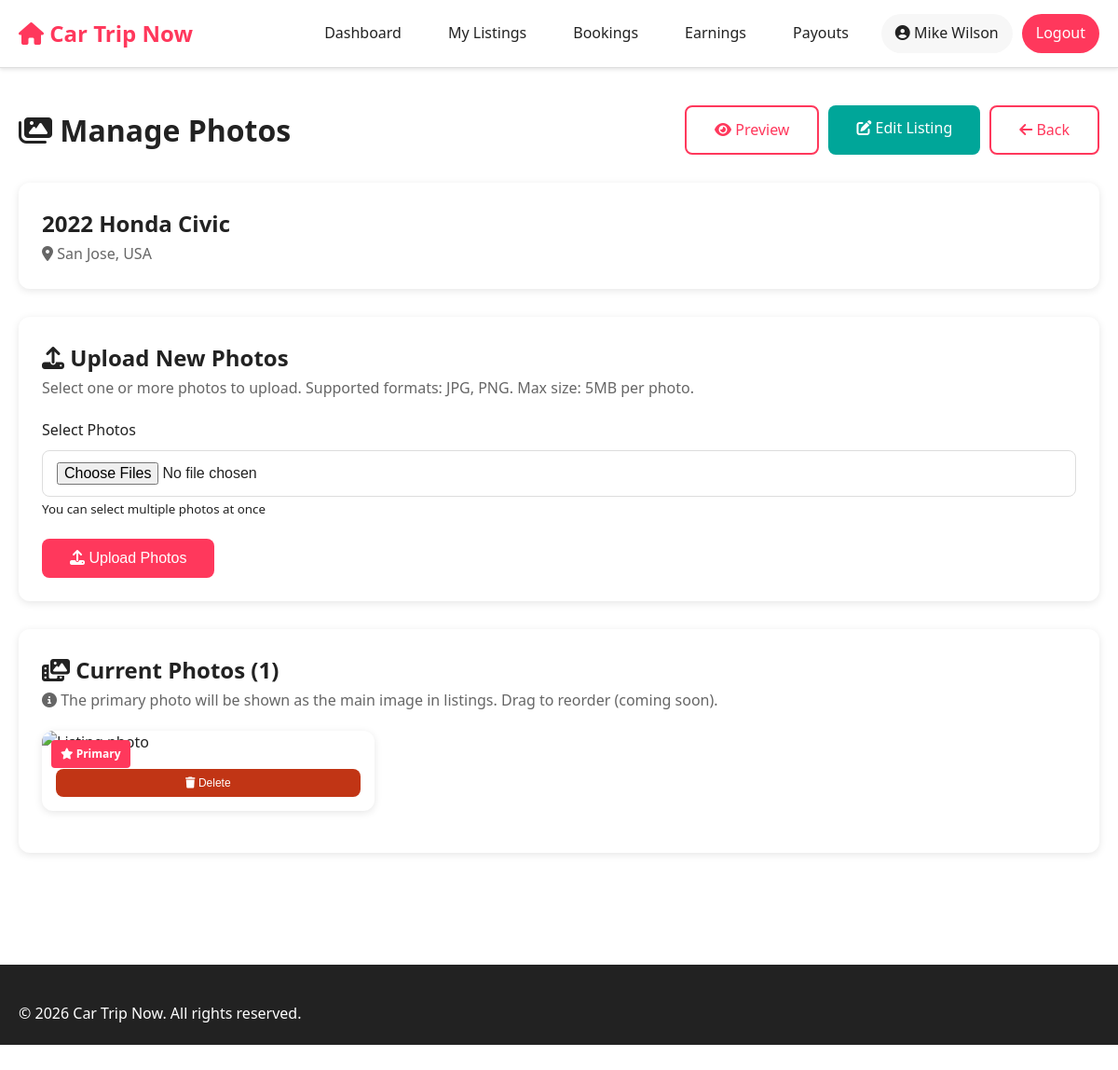
The page /host/manage_photos.php?id=2 (signed in) on the database its author committed.
### tables this page shows
CREATE TABLE `vehicles` (
  `vehicle_id` int(11) NOT NULL,
  `owner_id` int(11) NOT NULL,
  `make` varchar(100) NOT NULL,
  `model` varchar(100) NOT NULL,
  `year` int(11) NOT NULL,
  `vin` varchar(17) DEFAULT NULL,
  `license_plate` varchar(20) DEFAULT NULL,
  `color` varchar(50) DEFAULT NULL,
  `vehicle_type` enum('sedan','suv','truck','van','sports','luxury','electric','hybrid','other') NOT NULL,
  `transmission` enum('automatic','manual') DEFAULT 'automatic',
  `fuel_type` enum('gasoline','diesel','electric','hybrid') DEFAULT 'gasoline',
  `seats` int(11) DEFAULT 5,
  `doors` int(11) DEFAULT 4,
  `odometer_reading` int(11) DEFAULT 0,
  `description` text DEFAULT NULL,
  `vehicle_features` text DEFAULT NULL,
  `vehicle_rules` text DEFAULT NULL,
  `daily_price` decimal(10,2) NOT NULL,
  `weekly_discount_percent` decimal(5,2) DEFAULT 0.00,
  `monthly_discount_percent` decimal(5,2) DEFAULT 0.00,
  `mileage_limit_per_day` int(11) DEFAULT 200,
  `extra_mileage_fee` decimal(10,2) DEFAULT 0.50,
  `pickup_location_address` text NOT NULL,
  `pickup_city` varchar(100) DEFAULT NULL,
  `pickup_state` varchar(100) DEFAULT NULL,
  `pickup_country` varchar(100) DEFAULT 'USA',
  `pickup_zipcode` varchar(20) DEFAULT NULL,
  `pickup_latitude` decimal(10,8) DEFAULT NULL,
  `pickup_longitude` decimal(11,8) DEFAULT NULL,
  `security_deposit` decimal(10,2) DEFAULT 500.00,
  `insurance_required` tinyint(1) DEFAULT 1,
  `min_driver_age` int(11) DEFAULT 25,
  `status` enum('active','inactive','maintenance','suspended') DEFAULT 'active',
  `instant_book` tinyint(1) DEFAULT 0,
  `created_at` timestamp NOT NULL DEFAULT current_timestamp(),
  `updated_at` timestamp NOT NULL DEFAULT current_timestamp() ON UPDATE current_timestamp()
);

CREATE TABLE `vehicle_photos` (
  `photo_id` int(11) NOT NULL,
  `vehicle_id` int(11) NOT NULL,
  `photo_url` varchar(500) NOT NULL,
  `is_primary` tinyint(1) DEFAULT 0,
  `display_order` int(11) DEFAULT 0,
  `uploaded_at` timestamp NOT NULL DEFAULT current_timestamp()
);

### host/manage_photos.php (the view, shortened to what this page needs)
<?php
$vehicle_id = $_GET['id'] ?? 0;
try {
    $pdo = getPDOConnection();
    $stmt = $pdo->prepare("SELECT * FROM vehicles WHERE vehicle_id = ? AND owner_id = ?");
    $stmt->execute([$vehicle_id, $_SESSION['user_id']]);
    $listing = $stmt->fetch();
    $stmt = $pdo->prepare("SELECT * FROM vehicle_photos WHERE vehicle_id = ? ORDER BY is_primary DESC, display_order ASC");
    $stmt->execute([$vehicle_id]);
    $photos = $stmt->fetchAll();
} catch (Exception $e) {
    $_SESSION['error_message'] = 'Error loading photos';
    redirect(SITE_URL . '/host/listings.php');
}
include '../includes/header.php';
?>
<div class="container">
    <div style="display: flex; justify-content: space-between; align-items: center; margin-bottom: 30px;">
        <h1><i class="fas fa-images"></i> Manage Photos</h1>
        <div style="display: flex; gap: 10px;">
            <a href="preview_listing.php?id=<?php echo $vehicle_id; ?>" class="btn btn-outline" target="_blank">
                <i class="fas fa-eye"></i> Preview
            </a>
            <a href="edit_listing.php?id=<?php echo $vehicle_id; ?>" class="btn btn-secondary">
                <i class="fas fa-edit"></i> Edit Listing
            </a>
            <a href="listings.php" class="btn btn-outline">
                <i class="fas fa-arrow-left"></i> Back
            </a>
        </div>
    </div>
    <div class="card" style="margin-bottom: 30px;">
        <h2><?php echo htmlspecialchars($listing['year'] . ' ' . $listing['make'] . ' ' . $listing['model']); ?></h2>
        <p style="color: #666;">
            <i class="fas fa-map-marker-alt"></i>
            <?php echo htmlspecialchars($listing['pickup_city'] . ', ' . $listing['pickup_country']); ?>
        </p>
    </div>
    <div class="card" style="margin-bottom: 30px;">
        <h2><i class="fas fa-upload"></i> Upload New Photos</h2>
        <p style="color: #666; margin-bottom: 20px;">
            Select one or more photos to upload. Supported formats: JPG, PNG. Max size: 5MB per photo.
        </p>
        <form method="POST" enctype="multipart/form-data">
            <div class="form-group">
                <label class="form-label">Select Photos</label>
                <input type="file" name="photos[]" class="form-control" multiple accept="image/jpeg,image/jpg,image/png" required>
                <small class="form-text">You can select multiple photos at once</small>
            </div>
            <button type="submit" class="btn btn-primary">
                <i class="fas fa-upload"></i> Upload Photos
            </button>
        </form>
    </div>
    <div class="card">
        <h2><i class="fas fa-photo-video"></i> Current Photos (<?php echo count($photos); ?>)</h2>
        <?php if (empty($photos)): ?>
            <div style="text-align: center; padding: 40px; color: #666;">
                <i class="fas fa-images" style="font-size: 48px; color: #ccc; margin-bottom: 15px;"></i>
                <p>No photos uploaded yet. Upload your first photo above!</p>
            </div>
        <?php else: ?>
            <p style="color: #666; margin-bottom: 20px;">
                <i class="fas fa-info-circle"></i> The primary photo will be shown as the main image in listings. Drag to reorder (coming soon).
            </p>
            <div class="grid grid-3" style="gap: 20px;">
                <?php foreach ($photos as $photo): ?>
                    <div class="card" style="padding: 0; overflow: hidden; position: relative;">
                        <?php if ($photo['is_primary']): ?>
                            <div style="position: absolute; top: 10px; left: 10px; background-color: var(--primary-color); color: white; padding: 5px 10px; border-radius: 4px; font-size: 12px; font-weight: bold; z-index: 10;">
                                <i class="fas fa-star"></i> Primary
                            </div>
                        <?php endif; ?>
                        <div style="padding: 15px;">
                            <div style="display: flex; gap: 5px; flex-wrap: wrap;">
                                <form method="POST" style="flex: 1;">
                                    <button type="submit" name="delete_photo" class="btn btn-danger" style="width: 100%; padding: 8px; font-size: 12px;"
                                            onclick="return confirm('Delete this photo?')">
                                        <i class="fas fa-trash"></i> Delete
                                    </button>
                                </form>
                            </div>
                        </div>
                    </div>
                <?php endforeach; ?>
            </div>
        <?php endif; ?>
    </div>
</div>
<?php include '../includes/footer.php'; ?>

### assets/css/style.css (style rules this page uses)
* { margin: 0; padding: 0; box-sizing: border-box; }
:root { --primary-color: #FF385C; --secondary-color: #00A699; --dark-color: #222222; --light-color: #F7F7F7; --border-color: #DDDDDD; --success-color: #00A699; --error-color: #C13515; --warning-color: #FFB400; }
body { font-family: 'Segoe UI', Tahoma, Geneva, Verdana, sans-serif; color: var(--dark-color); line-height: 1.6; background-color: #ffffff; }
.container { max-width: 1200px; margin: 0 auto; padding: 0 20px; }
.btn { display: inline-block; padding: 12px 30px; border-radius: 8px; text-decoration: none; cursor: pointer; border: none; font-size: 16px; transition: all 0.3s; }
.btn-primary { background-color: var(--primary-color); color: white; }
.btn-secondary { background-color: var(--secondary-color); color: white; }
.btn-outline { background-color: transparent; border: 2px solid var(--primary-color); color: var(--primary-color); }
.btn-danger { background-color: var(--error-color); color: white; }
.card { background-color: white; border-radius: 12px; box-shadow: 0 2px 8px rgba(0,0,0,0.1); padding: 25px; margin-bottom: 20px; }
.form-group { margin-bottom: 20px; }
.form-label { display: block; margin-bottom: 8px; font-weight: 500; color: var(--dark-color); }
.form-control { width: 100%; padding: 12px 15px; border: 1px solid var(--border-color); border-radius: 8px; font-size: 16px; }
.grid { display: grid; gap: 20px; }
.grid-3 { grid-template-columns: repeat(3, 1fr); }

### rows shown on the page
vehicles: year+make+model "2022 Honda Civic", pickup_city+pickup_country "San Jose, USA"
vehicle_photos: is_primary 1 (drawn)

### other values the page prints
SITE_NAME "Car Trip Now"
$_SESSION['full_name'] "Mike Wilson"
count($photos) "1"
